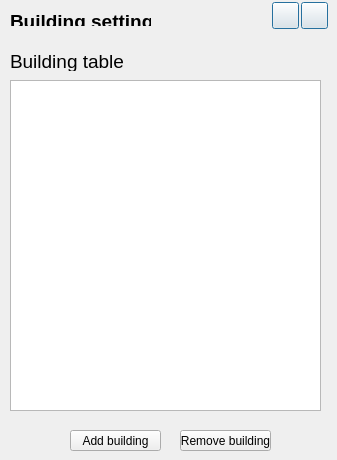
     <widget class="QWidget" name="BuildingsPage_B">
      <widget class="QLabel" name="GeoEHeading_3">
       <property name="geometry">
        <rect>
         <x>10</x>
         <y>10</y>
         <width>141</width>
         <height>16</height>
        </rect>
       </property>
       <property name="font">
        <font>
         <pointsize>14</pointsize>
        </font>
       </property>
       <property name="text">
        <string>&lt;html&gt;&lt;head/&gt;&lt;body&gt;&lt;p&gt;&lt;span style=&quot; font-weight:600;&quot;&gt;Building settings&lt;/span&gt;&lt;/p&gt;&lt;/body&gt;&lt;/html&gt;</string>
       </property>
      </widget>
      <widget class="QLabel" name="GeoC_BathfileLabel_5">
       <property name="geometry">
        <rect>
         <x>10</x>
         <y>50</y>
         <width>151</width>
         <height>21</height>
        </rect>
       </property>
       <property name="font">
        <font>
         <pointsize>14</pointsize>
        </font>
       </property>
       <property name="focusPolicy">
        <enum>Qt::ClickFocus</enum>
       </property>
       <property name="text">
        <string>&lt;html&gt;&lt;head/&gt;&lt;body&gt;&lt;p&gt;Building table&lt;/p&gt;&lt;/body&gt;&lt;/html&gt;</string>
       </property>
      </widget>
      <widget class="QTableWidget" name="GeoB_InterfaceTable_3">
       <property name="geometry">
        <rect>
         <x>10</x>
         <y>80</y>
         <width>311</width>
         <height>331</height>
        </rect>
       </property>
       <property name="font">
        <font>
         <pointsize>14</pointsize>
        </font>
       </property>
      </widget>
      <widget class="QPushButton" name="pushButton_29">
       <property name="geometry">
        <rect>
         <x>272</x>
         <y>2</y>
         <width>27</width>
         <height>27</height>
        </rect>
       </property>
       <property name="autoFillBackground">
        <bool>false</bool>
       </property>
       <property name="styleSheet">
        <string notr="true">QPushButton {
    border-image: url(:/new/res/images/No.png) 25;
    border-width: 0px;                         
    padding: 0px 0px;
    min-height: 25px;
    min-width: 25px;
}

QPushButton:hover {
    border-image: url(:/new/res/images/No.png) 25;
}

QPushButton:pressed {
    color: lightgray;
    border-image: url(:/new/res/images/No-invert.png) 25;
    padding-top: 0px;
    padding-bottom: 0px;
}

</string>
       </property>
       <property name="text">
        <string notr="true"/>
       </property>
       <property name="iconSize">
        <size>
         <width>28</width>
         <height>28</height>
        </size>
       </property>
       <property name="default">
        <bool>true</bool>
       </property>
       <property name="flat">
        <bool>false</bool>
       </property>
      </widget>
      <widget class="QPushButton" name="pushButton_30">
       <property name="geometry">
        <rect>
         <x>301</x>
         <y>2</y>
         <width>27</width>
         <height>27</height>
        </rect>
       </property>
       <property name="autoFillBackground">
        <bool>false</bool>
       </property>
       <property name="styleSheet">
        <string notr="true">QPushButton {
    border-image: url(:/new/res/images/Yes.png) 25;
    border-width: 0px;                         
    padding: 0px 0px;
    min-height: 25px;
    min-width: 25px;
}

QPushButton:hover {
    border-image: url(:/new/res/images/Yes.png) 25;
}

QPushButton:pressed {
    color: lightgray;
    border-image: url(:/new/res/images/Yes-invert.png) 25;
    padding-top: 0px;
    padding-bottom: 0px;
}

</string>
       </property>
       <property name="text">
        <string notr="true"/>
       </property>
       <property name="iconSize">
        <size>
         <width>28</width>
         <height>28</height>
        </size>
       </property>
       <property name="default">
        <bool>true</bool>
       </property>
       <property name="flat">
        <bool>false</bool>
       </property>
      </widget>
      <widget class="QToolButton" name="GeoB_RemPoint_3">
       <property name="geometry">
        <rect>
         <x>180</x>
         <y>430</y>
         <width>91</width>
         <height>21</height>
        </rect>
       </property>
       <property name="text">
        <string>Remove building</string>
       </property>
      </widget>
      <widget class="QToolButton" name="GeoB_AddPoint_3">
       <property name="geometry">
        <rect>
         <x>70</x>
         <y>430</y>
         <width>91</width>
         <height>21</height>
        </rect>
       </property>
       <property name="text">
        <string>Add building</string>
       </property>
      </widget>
     </widget>
